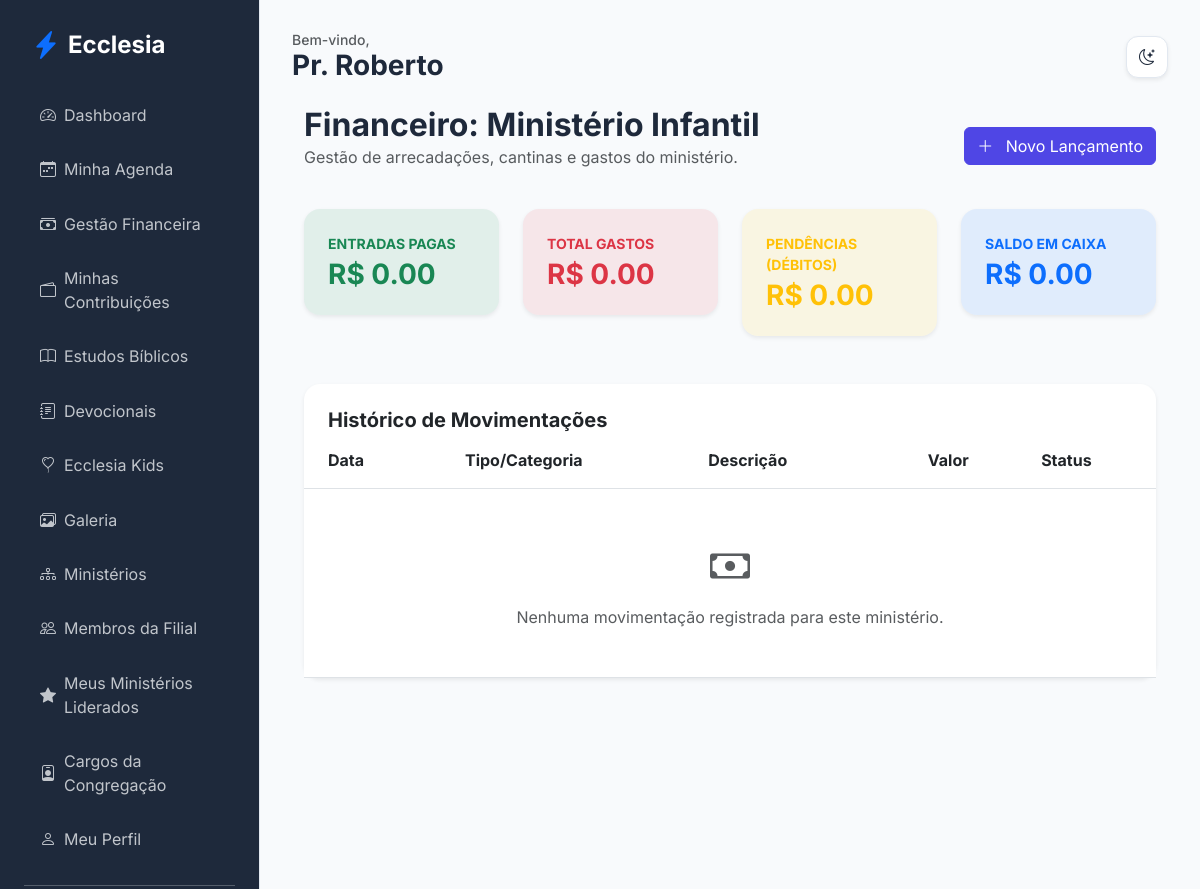
Page /finance/ministry/2 (signed in) on the committed database.
### app/core/models.py (models this page shows, shortened)
class User(db.Model, UserMixin):
    id = db.Column(db.Integer, primary_key=True)
    name = db.Column(db.String(100), nullable=False)
    email = db.Column(db.String(120), unique=True, nullable=False)
    password_hash = db.Column(db.String(128))
    birth_date = db.Column(db.Date)
    gender = db.Column(db.String(20))
    documents = db.Column(db.String(200)) # Flexível para diferentes países
    tax_id = db.Column(db.String(20), nullable=True)  # NIF (PT), CPF/CNPJ (BR), etc.
    address = db.Column(db.Text)
    phone = db.Column(db.String(50))
    profile_photo = db.Column(db.String(255), nullable=True)
    status = db.Column(db.String(20), default='pending') # pending, active, rejected
    is_email_verified = db.Column(db.Boolean, default=False)
    email_verification_token = db.Column(db.String(100), unique=True, nullable=True)
    data_consent = db.Column(db.Boolean, default=False)
    data_consent_date = db.Column(db.DateTime)
    marketing_consent = db.Column(db.Boolean, default=False)
    is_ministry_leader = db.Column(db.Boolean, default=False)
    church_id = db.Column(db.Integer, db.ForeignKey('church.id'))
    family_id = db.Column(db.Integer, db.ForeignKey('family.id'), nullable=True)
    church_role_id = db.Column(db.Integer, db.ForeignKey('church_role.id'), nullable=True)
    ministries = db.relationship('Ministry', secondary=member_ministries, backref=db.backref('members', lazy='dynamic'))
    can_manage_ministries = db.Column(db.Boolean, default=False)
    can_manage_media = db.Column(db.Boolean, default=False)
    can_publish_devotionals = db.Column(db.Boolean, default=False)
    can_approve_members = db.Column(db.Boolean, default=False)
    can_manage_finance = db.Column(db.Boolean, default=False)
    can_manage_kids = db.Column(db.Boolean, default=False)
    can_manage_events = db.Column(db.Boolean, default=False)

class Ministry(db.Model):
    id = db.Column(db.Integer, primary_key=True)
    name = db.Column(db.String(100), nullable=False)
    description = db.Column(db.Text)
    church_id = db.Column(db.Integer, db.ForeignKey('church.id'))
    leader_id = db.Column(db.Integer, db.ForeignKey('user.id'), nullable=True)
    is_kids_ministry = db.Column(db.Boolean, default=False)
    events = db.relationship('Event', backref='ministry', lazy=True)
    leader = db.relationship('User', foreign_keys=[leader_id])
    transactions = db.relationship('MinistryTransaction', backref='ministry', lazy=True)

class Church(db.Model):
    id = db.Column(db.Integer, primary_key=True)
    name = db.Column(db.String(100), nullable=False)
    address = db.Column(db.String(200))
    city = db.Column(db.String(100))
    country = db.Column(db.String(100))
    nif = db.Column(db.String(20)) # Número de Contribuinte
    email = db.Column(db.String(120))
    currency_symbol = db.Column(db.String(5), default='R$')
    is_main = db.Column(db.Boolean, default=False)
    created_at = db.Column(db.DateTime, default=datetime.utcnow)
    members = db.relationship('User', backref='church', lazy=True)
    ministries = db.relationship('Ministry', backref='church', lazy=True)
    assets = db.relationship('Asset', backref='church', lazy=True)
    roles = db.relationship('ChurchRole', backref='church', lazy=True, cascade="all, delete-orphan")

### app/modules/finance/routes.py (the view)
@finance_bp.route('/ministry/<int:ministry_id>')
@login_required
def ministry_finance(ministry_id):
    ministry = Ministry.query.get_or_404(ministry_id)
    is_leader = ministry.leader_id == current_user.id
    if not (is_leader or can_manage_finance()):
        flash('Acesso negado.', 'danger')
        return redirect(url_for('members.dashboard'))
    transactions = MinistryTransaction.query.filter_by(ministry_id=ministry_id).order_by(MinistryTransaction.date.desc()).all()
    income = sum(t.amount for t in transactions if t.type == 'income' and t.is_paid)
    expense = sum(t.amount for t in transactions if t.type == 'expense')
    debts = sum(t.amount for t in transactions if t.is_debt and not t.is_paid)
    stats = {
        'income': income,
        'expense': expense,
        'balance': income - expense,
        'pending_debts': debts
    }
    return render_template('finance/ministry_finance.html', ministry=ministry, transactions=transactions, stats=stats)

### app/modules/finance/routes.py (called while the page is built)
def can_manage_finance():
    return current_user.can_manage_finance or (current_user.church_role and current_user.church_role.name in ['Administrador Global', 'Pastor Líder', 'Tesoureiro'])

### app/templates/finance/ministry_finance.html
{% extends "base.html" %}
{% block content %}
<div class="container-fluid">
    <div class="d-flex justify-content-between align-items-center mb-4">
        <div>
            <h2 class="fw-bold mb-0">Financeiro: {{ ministry.name }}</h2>
            <p class="text-muted">Gestão de arrecadações, cantinas e gastos do ministério.</p>
        </div>
        <a href="{{ url_for('finance.add_ministry_transaction', ministry_id=ministry.id) }}" class="btn btn-primary">
            <i class="bi bi-plus-lg me-2"></i> Novo Lançamento
        </a>
    </div>
    <div class="row g-4 mb-5">
        <div class="col-md-3">
            <div class="card border-0 shadow-sm bg-success bg-opacity-10">
                <div class="card-body p-4">
                    <p class="text-success small fw-bold mb-1">ENTRADAS PAGAS</p>
                    <h3 class="fw-bold text-success mb-0">{{ ministry.church.currency_symbol if ministry.church else 'R$' }} {{ "%.2f"|format(stats.income) }}</h3>
                </div>
            </div>
        </div>
        <div class="col-md-3">
            <div class="card border-0 shadow-sm bg-danger bg-opacity-10">
                <div class="card-body p-4">
                    <p class="text-danger small fw-bold mb-1">TOTAL GASTOS</p>
                    <h3 class="fw-bold text-danger mb-0">{{ ministry.church.currency_symbol if ministry.church else 'R$' }} {{ "%.2f"|format(stats.expense) }}</h3>
                </div>
            </div>
        </div>
        <div class="col-md-3">
            <div class="card border-0 shadow-sm bg-warning bg-opacity-10">
                <div class="card-body p-4">
                    <p class="text-warning small fw-bold mb-1">PENDÊNCIAS (DÉBITOS)</p>
                    <h3 class="fw-bold text-warning mb-0">{{ ministry.church.currency_symbol if ministry.church else 'R$' }} {{ "%.2f"|format(stats.pending_debts) }}</h3>
                </div>
            </div>
        </div>
        <div class="col-md-3">
            <div class="card border-0 shadow-sm bg-primary bg-opacity-10">
                <div class="card-body p-4">
                    <p class="text-primary small fw-bold mb-1">SALDO EM CAIXA</p>
                    <h3 class="fw-bold text-primary mb-0">{{ ministry.church.currency_symbol if ministry.church else 'R$' }} {{ "%.2f"|format(stats.balance) }}</h3>
                </div>
            </div>
        </div>
    </div>
    <div class="card border-0 shadow-sm">
        <div class="card-header bg-transparent border-0 p-4 pb-0">
            <h5 class="fw-bold mb-0">Histórico de Movimentações</h5>
        </div>
        <div class="card-body p-0">
            <div class="table-responsive">
                <table class="table table-hover align-middle mb-0">
                    <thead class="bg-light">
                        <tr>
                            <th class="px-4 py-3">Data</th>
                            <th class="py-3">Tipo/Categoria</th>
                            <th class="py-3">Descrição</th>
                            <th class="py-3 text-end">Valor</th>
                            <th class="px-4 py-3 text-center">Status</th>
                        </tr>
                    </thead>
                    <tbody>
                        {% for tx in transactions %}
                        <tr>
                            <td class="px-4">{{ tx.date.strftime('%d/%m/%Y') }}</td>
                            <td>
                                <span class="badge bg-{{ 'success' if tx.type == 'income' else 'danger' }} bg-opacity-10 text-{{ 'success' if tx.type == 'income' else 'danger' }} px-3 py-2">
                                    {{ tx.category }}
                                </span>
                            </td>
                            <td>
                                {{ tx.description or '-' }}
                                {% if tx.is_debt %}
                                <div class="small text-muted">Devedor: <strong>{{ tx.debtor.name }}</strong></div>
                                {% endif %}
                            </td>
                            <td class="text-end fw-bold {{ 'text-success' if tx.type == 'income' else 'text-danger' }}">
                                {{ '+' if tx.type == 'income' else '-' }} {{ ministry.church.currency_symbol if ministry.church else 'R$' }} {{ "%.2f"|format(tx.amount) }}
                            </td>
                            <td class="px-4 text-center">
                                {% if tx.is_debt and not tx.is_paid %}
                                <a href="{{ url_for('finance.pay_debt', tx_id=tx.id) }}" class="btn btn-sm btn-warning rounded-pill px-3">
                                    Marcar Pago
                                </a>
                                {% elif tx.is_debt and tx.is_paid %}
                                <span class="badge bg-success rounded-pill px-3">Pago</span>
                                {% else %}
                                <span class="text-muted small">-</span>
                                {% endif %}
                            </td>
                        </tr>
                        {% else %}
                        <tr>
                            <td colspan="5" class="text-center py-5 text-muted">
                                <i class="bi bi-cash fs-1 d-block mb-2"></i>
                                Nenhuma movimentação registrada para este ministério.
                            </td>
                        </tr>
                        {% endfor %}
                    </tbody>
                </table>
            </div>
        </div>
    </div>
</div>
{% endblock %}

### app/templates/base.html (shortened to what this page needs)
<!DOCTYPE html>
<html lang="pt-BR">
<head>
    <link href="https://cdn.jsdelivr.net/npm/bootstrap@5.3.0/dist/css/bootstrap.min.css" rel="stylesheet">
    <link href="https://cdn.jsdelivr.net/npm/bootstrap-icons@1.10.0/font/bootstrap-icons.css" rel="stylesheet">
    <link rel="stylesheet" href="{{ url_for('static', filename='css/premium.css') }}">
</head>
<body>
    {% if current_user.is_authenticated %}
    <div class="sidebar d-none d-lg-block">
        <div class="d-flex align-items-center mb-4 px-2">
            <i class="bi bi-lightning-charge-fill text-primary fs-3 me-2"></i>
            <h4 class="mb-0 fw-bold text-white">Ecclesia</h4>
        </div>
        {% include 'includes/_nav_links.html' %}
    </div>
    {% endif %}
    <div class="main-content {{ 'mx-auto' if not current_user.is_authenticated }}">
        {% if current_user.is_authenticated %}
        <header class="d-flex justify-content-between align-items-center mb-4 d-none d-lg-flex">
            <div>
                <h5 class="text-muted mb-0 small">Bem-vindo,</h5>
                <h3 class="fw-bold mb-0">{{ current_user.name }}</h3>
            </div>
            <div class="theme-toggle shadow-sm" onclick="toggleTheme()">
                <i class="bi bi-moon-stars" id="theme-icon"></i>
            </div>
        </header>
        {% endif %}
        {% block content %}{% endblock %}
    </div>
</body>
</html>

### app/static/css/premium.css (style rules this page uses)
:root { --primary: #4f46e5; --primary-hover: #4338ca; --secondary: #64748b; --success: #10b981; --danger: #ef4444; --warning: #f59e0b; --info: #06b6d4; --bg-main: #f8fafc; --bg-card: #ffffff; --text-main: #1e293b; --text-muted: #64748b; --border: #e2e8f0; --sidebar-bg: #1e293b; --sidebar-text: #f8fafc; --input-bg: #ffffff; }
body { font-family: 'Inter', sans-serif; background-color: var(--bg-main); color: var(--text-main); transition: background-color 0.3s ease, color 0.3s ease; }
.sidebar { background-color: var(--sidebar-bg); color: var(--sidebar-text); min-height: 100vh; padding: 2rem 1rem; }
.main-content { padding: 2rem; }
.card { background-color: var(--bg-card); border: 1px solid var(--border); border-radius: 1rem; box-shadow: 0 4px 6px -1px rgb(0 0 0 / 0.1); transition: transform 0.2s, background-color 0.3s; }
.btn-primary { background-color: var(--primary); border-color: var(--primary); }
.theme-toggle { cursor: pointer; padding: 0.5rem; border-radius: 50%; background: var(--bg-card); border: 1px solid var(--border); display: flex; align-items: center; justify-content: center; width: 40px; height: 40px; transition: all 0.3s ease; }

### app/templates/base.html (style rules this page uses)
:root { --sidebar-width: 260px; }
body { font-family: 'Inter', sans-serif; background-color: var(--bg-main); color: var(--text-main); transition: background-color 0.3s, color 0.3s; }
.sidebar { width: var(--sidebar-width); height: 100vh; position: fixed; left: 0; top: 0; z-index: 1000; background-color: var(--sidebar-bg); color: var(--sidebar-text); border-right: 1px solid var(--border); padding: 1.5rem; overflow-y: auto; transition: background-color 0.3s; }
.main-content { margin-left: var(--sidebar-width); padding: 2rem; min-height: 100vh; background-color: var(--bg-main); }
.card { border: 1px solid var(--border); box-shadow: 0 4px 12px rgba(0,0,0,0.05); }
.theme-toggle { cursor: pointer; padding: 0.6rem; border-radius: 12px; background: var(--bg-card); border: 1px solid var(--border); color: var(--text-main); display: flex; align-items: center; justify-content: center; width: 42px; height: 42px; transition: all 0.3s; }

### rows in the picture
User: name "Pr. Roberto"
Ministry: name "Ministério Infantil"
Church: church "R$"

### other values in the picture
{{ "%.2f"|format(stats.income) }} "0.00"
{{ "%.2f"|format(stats.expense) }} "0.00"
{{ "%.2f"|format(stats.pending_debts) }} "0.00"
{{ "%.2f"|format(stats.balance) }} "0.00"
